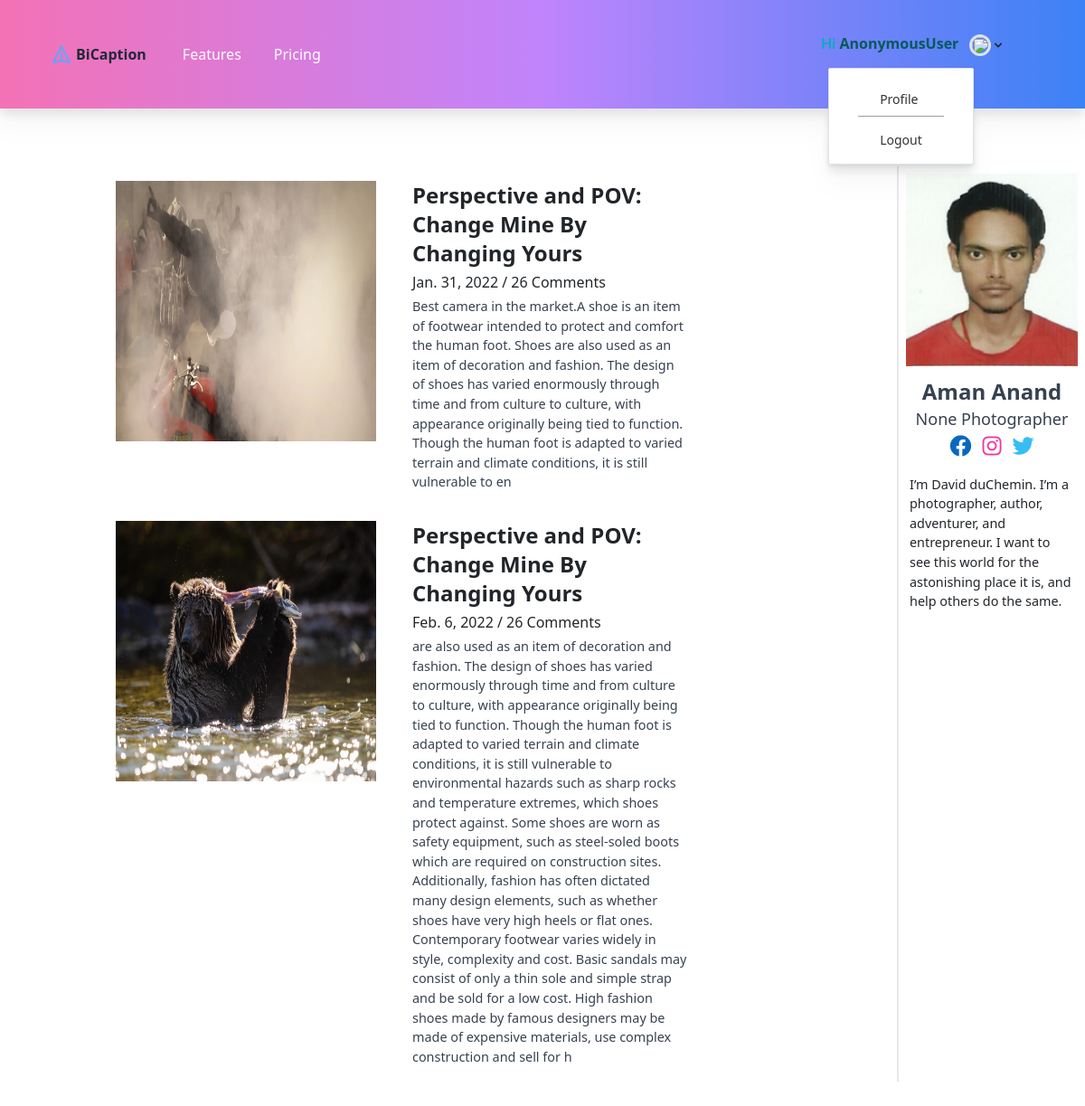
Screenshot of /blog/60 with the database file from the repository.
### Hub/models.py (models this page shows, shortened)
class Blog(models.Model):
    photographer = models.ForeignKey(Photographer, on_delete=models.CASCADE)
    carousel1 = models.ImageField(upload_to="images/")
    carousel2 = models.ImageField(upload_to="images/")
    carousel3 = models.ImageField(upload_to="images/")
    img = models.ImageField(upload_to="images/")
    head = models.CharField(max_length=50)
    date = models.DateField()
    desc = models.CharField(max_length=400)

class Photographer(models.Model):
    CATEGORY_OPTIONS = (
        ('Event', 'Event'),
        ('Fashion', 'Fashion'),
        ('Sports', 'Sports'),
        ('Food', 'Food'),
        ('Art_and_Portrait', 'Art_and_Portrait'),
        ('Architecture', 'Architecture'),
        ('Documentary', 'Documentary'),
        ('Travel', 'Travel'),
        ('Modelling_and_Lifestyle', 'Modelling_and_Lifestyle'),
        ('Nature_and_Wildlife', 'Natue_and_Wildlife'),
        ('Product', 'Product'),
        ('Photo_Journalism', 'Photo_journalism')
    )
    STATUS_OPTIONS = (
        ('Available', 'Available'),
        ('Busy', 'Busy')
    )
    photographer_id = models.IntegerField(default=0, null=True, blank=True)
    fname = models.CharField(max_length=50, null=True, blank=True)
    lname = models.CharField(max_length=50, null=True, blank=True)
    phone = models.IntegerField(null=True, blank=True)
    email = models.EmailField(null=True, blank=True)
    gender = models.CharField(max_length=10, null=True,  blank=True)
    age = models.IntegerField(default=0, null=True, blank=True)
    category = models.CharField(
        max_length=100,
        choices = CATEGORY_OPTIONS,
        null=True,
        blank=True
    )
    area = models.CharField(max_length=200, null=True, blank=True)
    city = models.CharField(max_length=100, null=True, blank=True)
    state = models.CharField(max_length=50, null=True, blank=True)
    pincode = models.IntegerField(null=True, blank=True)
    status = models.CharField(
        max_length = 20,
        choices = STATUS_OPTIONS,
        default = 'Available',
        null=True,
        blank=True
    )
    image = models.ImageField(upload_to="images/", blank=True, null = True)

### Hub/views.py (the view, shortened to what this page needs)
# urls.py: path('blog/<int:pid>', views.blog, name='blog'),
def blog(request, pid):
    ph = Photographer.objects.get(photographer_id=pid)
    post = Blog.objects.filter(photographer = ph)
    context={}
    context['ph'] = ph
    context['post'] = post
    return render(request, 'blog.html', context)

### templates/blog.html (shortened to what this page needs)
<!DOCTYPE html>
<html lang="en">
<head>
  <link rel="stylesheet" href="https://unpkg.com/tailwindcss/dist/tailwind.min.css" />
  <script src="https://cdn.tailwindcss.com"></script>
  <link rel="stylesheet" href="https://use.fontawesome.com/releases/v5.15.4/css/all.css"
>
  <link href="https://unpkg.com/tailwindcss@^1.0/dist/tailwind.min.css" rel="stylesheet" />
  <link href="https://cdn.jsdelivr.net/npm/bootstrap@5.1.3/dist/css/bootstrap.min.css" rel="stylesheet"
>
</head>
<body>
  <nav class="bg-gradient-to-r from-pink-400 via-purple-400 to-blue-500 hover:drop-shadow-xl">
    <div class="max-w-6xl mx-auto px-4">
      <div class="flex justify-between">
        <div class="flex space-x-4">
          <div>
            <a href="/" class="flex items-center py-5 px-2 text-white hover:text-gray-900">
              <svg class="h-6 w-6 mr-1 text-blue-400" xmlns="http://www.w3.org/2000/svg" fill="none" viewBox="0 0 24 24"
                stroke="currentColor">
                <path stroke-linecap="round" stroke-linejoin="round" stroke-width="2"
                  d="M12 19l9 2-9-18-9 18 9-2zm0 0v-8" />
              </svg>
              <span class="font-bold text-gray-800"><strong>BiCaption</strong></span>
            </a>
          </div>
          <div class="hidden md:flex items-center space-x-1">
            <a href="#" class="py-5 px-3 text-white hover:text-gray-900 tracking-normal hover:tracking-wide hover:drop-shadow-lg">Features</a>
            <a href="#" class="py-5 px-3 text-white hover:text-gray-900 tracking-normal hover:tracking-wide hover:drop-shadow-lg">Pricing</a>
          </div>
        </div>
        <div class="hidden md:flex  items-center space-x-1">
          <nav :class="{'flex': open, 'hidden': !open}"
            class="flex-col flex-grow pb-4 md:pb-0 hidden md:flex md:justify-end md:flex-row">
            <div @click.away="open = false" class="relative" x-data="{ open: false }">
              <button @click="open = !open"
                class="flex flex-row items-center space-x-2 w-full px-3 py-2 mt-2 text-sm font-semibold text-left bg-transparent  md:w-auto md:inline md:mt-0 md:ml-4 focus:outline-none">
                <span style="color: rgb(6, 90, 90); font-size: medium;"><span
                    style="font-family:-apple-system, BlinkMacSystemFont, 'Segoe UI', Roboto, Oxygen, Ubuntu, Cantarell, 'Open Sans', 'Helvetica Neue', sans-serif; color: rgb(9, 171, 192);">Hi</span>
                  {{request.user}}</span>
                <img class="inline ml-3 h-6 w-6 rounded-full absolute border border-blue-500 border-3
                      " style="z-index: 1000;" src="/media/{{image}}" />
              </button>
              <div x-show="open" x-transition:enter="transition ease-out duration-100"
                x-transition:enter-start="transform opacity-0 scale-95"
                x-transition:enter-end="transform opacity-100 scale-100"
                x-transition:leave="transition ease-in duration-75"
                x-transition:leave-start="transform opacity-100 scale-100"
                x-transition:leave-end="transform opacity-0 scale-95"
                class=" right-0 w-full mt-2 origin-top-right rounded-md shadow-lg md:w-48">
                <div
                  class="absolute py-2 px-8 ml-10 bg-white text-blue-800 text-sm rounded-sm border border-main-color shadow-sm">
                  <a class="tracking-normal hover:tracking-wide hover:drop-shadow-lg block px-4 py-2 mt-2 text-sm bg-white md:mt-0 focus:text-gray-900 hover:bg-indigo-100 focus:bg-gray-200 focus:outline-none focus:shadow-outline"
                    href="/profile0"
                    style="color: rgb(51, 51, 51); border-bottom: 0.8px solid rgb(156, 156, 156);">Profile
                  </a>
                  <a class="tracking-normal hover:tracking-wide hover:drop-shadow-lg block px-4 py-2 mt-2 text-sm bg-white md:mt-0 focus:text-gray-900 hover:bg-indigo-100 focus:bg-gray-200 focus:outline-none focus:shadow-outline"
                    href="/logout" style="color: rgb(51, 51, 51);">Logout
                  </a>
              </div>
            </div>
          </nav>
        </div>
      </div>
    </div>
  </nav>
  <div class="grid grid-cols-3 mb-32 divide-x-2 py-16">
    <div class="col-span-2 ml-24">
      {% for pst in post %}
      <div class="mx-3">
        <div class="h-84 flex ml-4 items-left">
          <div class="flex  space-x-4 py-3">
            <div class="">
              <img class="w-72 h-72" src="/media/{{pst.img}}" alt="image">
            </div>
            <div class="flex-1 px-4">
              <h1 class="text-2xl">
                <strong>{{pst.head}}</strong>
              </h1>
              <p class="mt-1">
                {{pst.date}} / 26 Comments
              </p>
              <p style="font-size:0.9rem" class="text-gray-700  mt-1">
                {{pst.desc}}
              </p>
            </div>
          </div>
        </div>
      </div>
      {% endfor %}
    </div>
    <div class="ml-48">
      <div class="w-full">
        <div class="text-center  p-1">
          <div>
            <div class="image overflow-hidden">
              <img class="h-84 w-full mx-auto border border-white border-4" src="/media/{{ph.image}}" />
            </div>
            <h1 class="pt-1 text-center text-gray-700 font-bold text-2xl leading-8 mt-1">
              {{ph.fname}} {{ph.lname}}
            </h1>
            <h3 class=" text-center text-gray-700 text-lg">
              {{ph.category}} Photographer
            </h3>
            <div class="inline-flex mx-auto mb-3">
              <i style="color:rgb(9, 103, 192); font-size: 1.5rem;" class="fab fa-facebook   py-1 px-2"></i>
              <i style="color:rgb(236, 58, 162); font-size: 1.5rem;" class="fab fa-instagram py-1 px-1"></i>
              <i style="color:rgb(54, 190, 243); font-size: 1.5rem;" class="fab fa-twitter   py-1 px-2"></i>
            </div>
          </div>
          <p style="text-align: left; font-size: 0.9rem;" class="px-2">
            I’m David duChemin. I’m a photographer, author, adventurer, and entrepreneur.
            I want to see this world for the astonishing place it is,
            and help others do the same.
          </p>
        </div>
        <div class=" p-3 hover:shadow">
        </div>
      </div>
    </div>
  </div>
</body>
</html>

### rows the page displays
Blog: img (picture), head "Perspective and POV: Change Mine By Changing Yours", date "Jan. 31, 2022", desc "Best camera in the market.A shoe is an item of footwear intended to protect and comfort the human foot. Shoes are also used as an item of decoration and fashion. The design of shoes has varied enormously through time and from culture to culture, with appearance originally being tied to function. Though the human foot is adapted to varied terrain and climate conditions, it is still vulnerable to en"
Blog: img (picture), head "Perspective and POV: Change Mine By Changing Yours", date "Feb. 6, 2022", desc "are also used as an item of decoration and fashion. The design of shoes has varied enormously through time and from culture to culture, with appearance originally being tied to function. Though the human foot is adapted to varied terrain and climate conditions, it is still vulnerable to environmental hazards such as sharp rocks and temperature extremes, which shoes protect against. Some shoes are worn as safety equipment, such as steel-soled boots which are required on construction sites. Additionally, fashion has often dictated many design elements, such as whether shoes have very high heels or flat ones. Contemporary footwear varies widely in style, complexity and cost. Basic sandals may…"
Photographer: image (picture), fname "Aman", lname "Anand", category "None"

### other values shown
{{ request.user }} "AnonymousUser"
